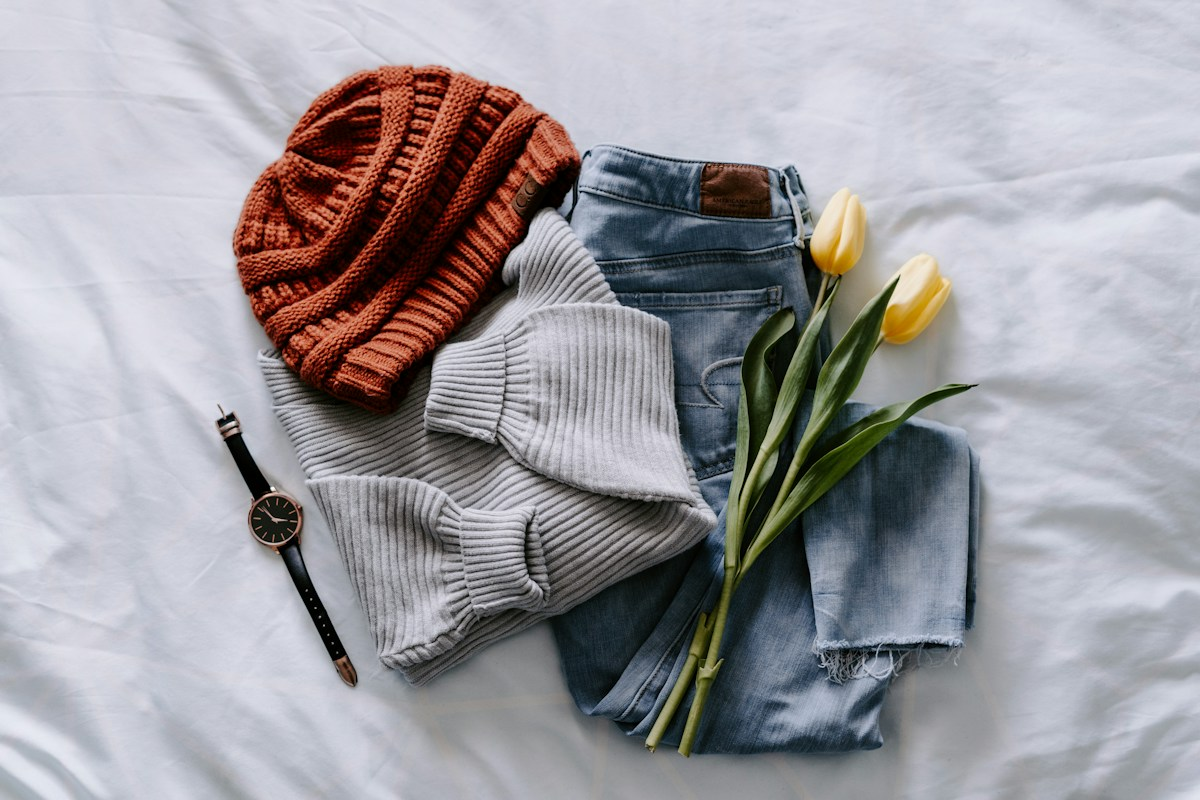
#> input picture assets/commodity_substrates/real_packshots/hoodie_blank_black_front_01.jpg, 1200 x 800 px
$ python -i compositor.py   (imports and definitions only)   (older library calls are emulated)
#> lines starting #> are read from the running program, lines starting #| are printed output that depends on the picture
"""物理仿真材质与仿射融合引擎 (Commodity Compositor Engine)。
核心能力：
1. 程序化合成多种商品材质底板 (纯棉布料、褶皱卫衣、马克杯曲面、牛皮纸盒)。
2. 基于透视单应性变换 (Homography) 与法线置换的 3D 贴附渲染。
3. 像素级 Alpha Mask 实时追踪：从形变后的可见区域计算精确 0~1000 相对 BBox，杜绝理论矩形偏差。
4. 物理融合 (材质乘算、边缘抗锯齿与织物微噪点)。
5. 对称管线处理：正样本、困难负样本与干净底图经历相同的传感器噪声与 JPEG 压缩，消除伪影捷径。
"""
import io
import math
import random
from typing import Dict, Any, Tuple, Optional, List
import numpy as np
import cv2
from PIL import Image, ImageFilter, ImageEnhance

from .coords import mask_to_rel_bbox_1000, to_rel_bbox_1000


class CommodityCompositor:
    """商品仿真合成器"""

    def __init__(self, width: int = 640, height: int = 480):
        self.width = width
        self.height = height

    # -------------------------------------------------------------------------
    # 1. 程序化商品底板合成 (Procedural Substrate Synthesis)
    # -------------------------------------------------------------------------
    # [56 lines left out: function generate_substrate, not called in this run]

    def load_real_packshot(self, packshot_path: str) -> Tuple[np.ndarray, np.ndarray]:
        """加载真实单反实拍商品底图，并提取局部归一化织物光影场 (lighting_map)。
        通过局部低频环境光除法，无论白 T 恤、麻灰 T 恤还是纯黑卫衣，均能精准提取真实褶皱明暗与织物纹理。
        """
        pil_bg = Image.open(packshot_path).convert("RGB")
#> pil_bg is the input picture: PIL image 1200x800 RGB; mean R, G, B 156.2, 153.6, 158.4
        if pil_bg.size != (self.width, self.height):
            pil_bg = pil_bg.resize((self.width, self.height), Image.Resampling.LANCZOS)
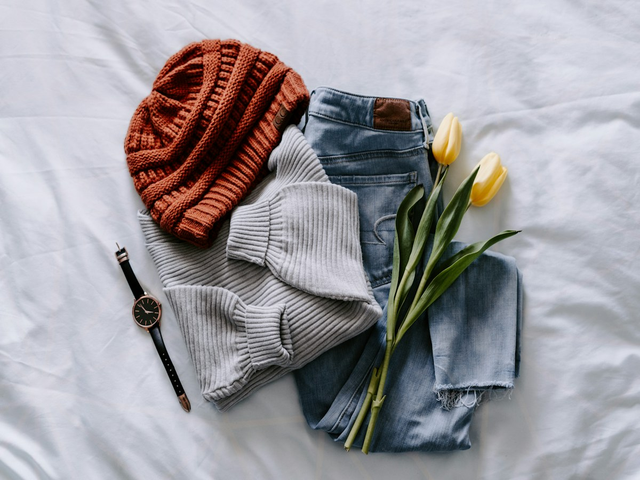
#> pil_bg: PIL image 640x480 RGB; mean R, G, B 156.2, 153.6, 158.5
        rgb = np.array(pil_bg, dtype=np.uint8)

        gray = cv2.cvtColor(rgb, cv2.COLOR_RGB2GRAY).astype(np.float32)
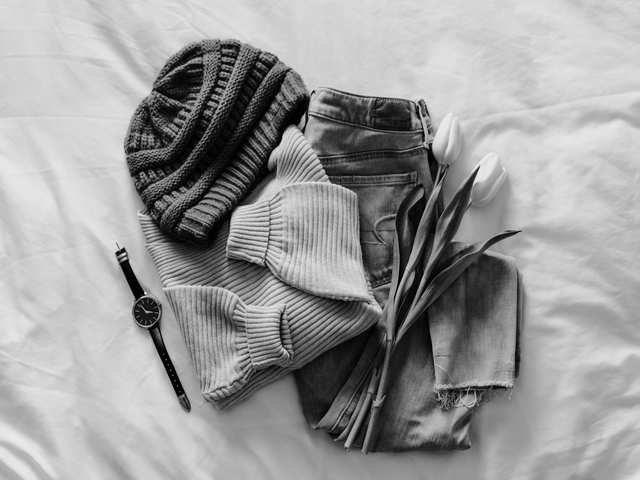
#> gray: shape (480, 640) float32; min 0, max 255, mean 154.9
        # 大尺度高斯平滑估计局部基础环境光，避免黑色衣物绝对亮度低导致印花全黑
        ambient = cv2.GaussianBlur(gray, (0, 0), sigmaX=45.0, sigmaY=45.0)
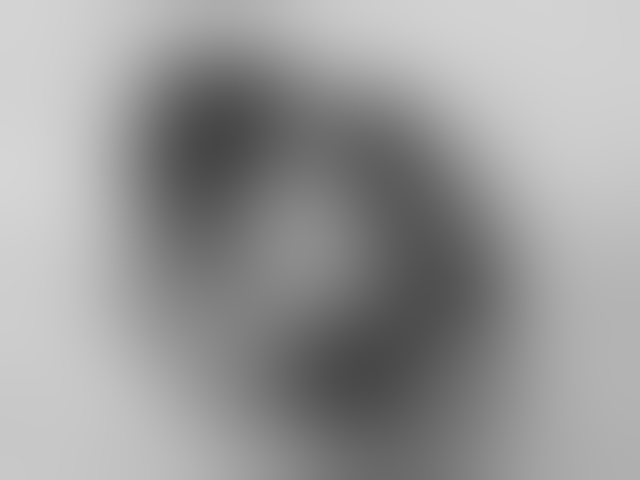
#> ambient: shape (480, 640) float32; min 70.68, max 213.4, mean 154.9
        lighting_map = (gray + 15.0) / (ambient + 15.0)
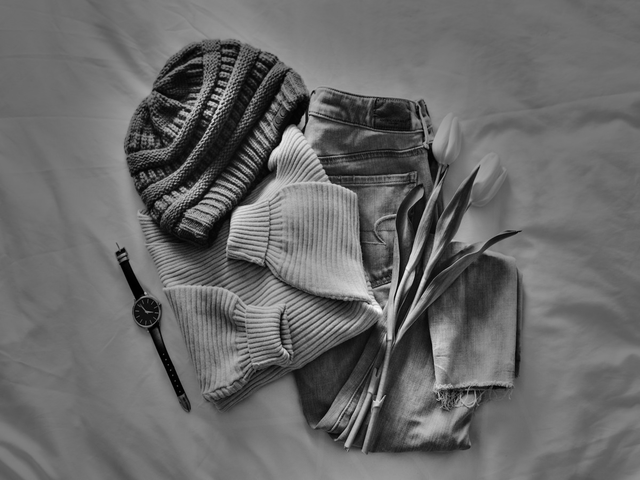
#> lighting_map: shape (480, 640) float32; min 0.0825, max 2.24, mean 0.978; drawn with min black and max white
        lighting_map = np.clip(lighting_map, 0.68, 1.22).astype(np.float32)
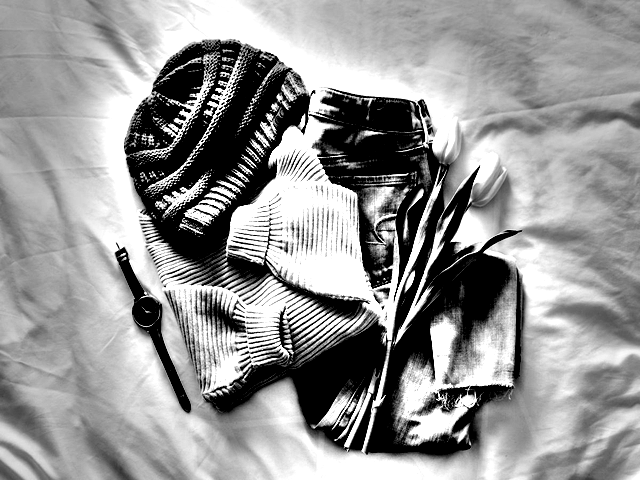
#> lighting_map: shape (480, 640) float32; min 0.68, max 1.22, mean 0.998; drawn with min black and max white
        return rgb, lighting_map

    # [196 lines left out: functions load_real_packshot_letterboxed, apply_homography_warp, apply_fold_displacement, blend_onto_substrate, apply_mild_degradation, apply_severe_degradation and 1 more, not called in this run]

>>> result = CommodityCompositor().load_real_packshot('../assets/commodity_substrates/real_packshots/hoodie_blank_black_front_01.jpg')

$ run again, on assets/commodity_substrates/real_packshots/mug_blank_white_ceramic_01.jpg
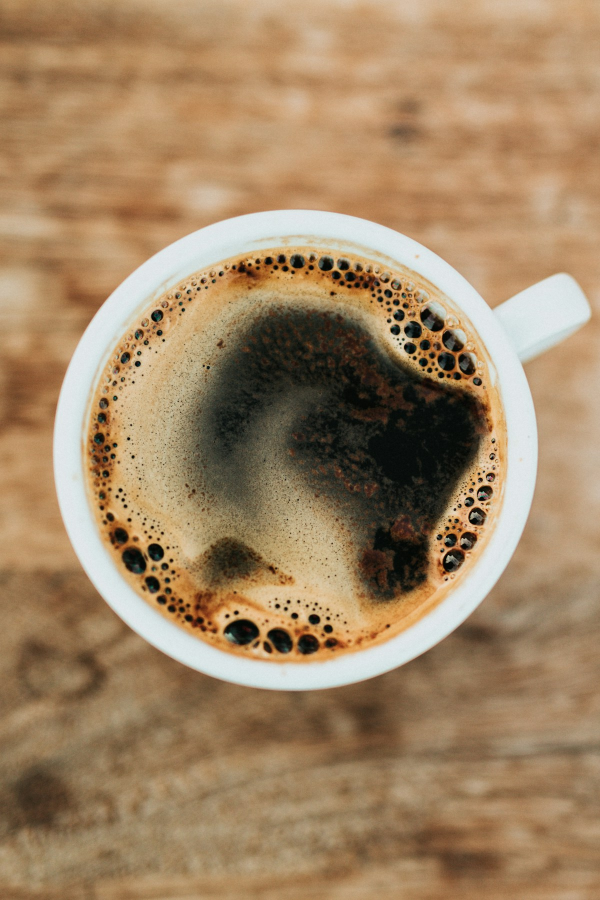
#> input picture assets/commodity_substrates/real_packshots/mug_blank_white_ceramic_01.jpg, 1200 x 1800 px (shown at 1/2 size)
#> in load_real_packshot, pil_bg is the input picture: PIL image 1200x1800 RGB; mean R, G, B 161.4, 133.6, 100.8
#> pil_bg: PIL image 640x480 RGB
#> in load_real_packshot, `ambient = cv2.GaussianBlur(gray, (0, 0), sigmaX=45.0, sigmaY=45.0)`:
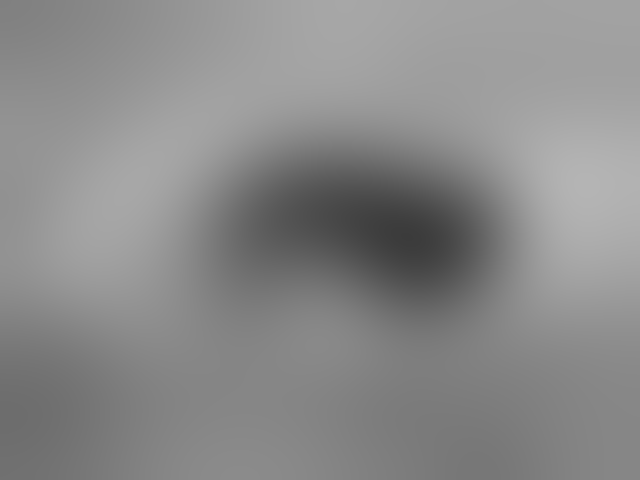
#> ambient: shape (480, 640) float32; min 59.79, max 180.5, mean 138.2
#> in load_real_packshot, `lighting_map = np.clip(lighting_map, 0.68, 1.22).astype(np.float32)`:
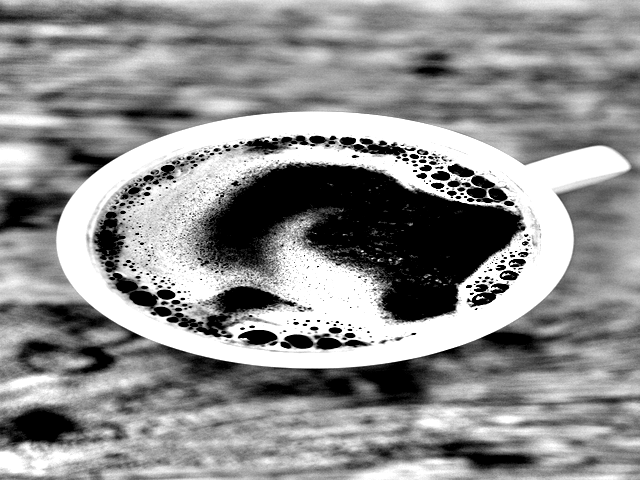
#> lighting_map: shape (480, 640) float32; min 0.68, max 1.22, mean 0.983; drawn with min black and max white

$ run again, on assets/commodity_substrates/real_packshots/tote_blank_black_cotton_01.jpg
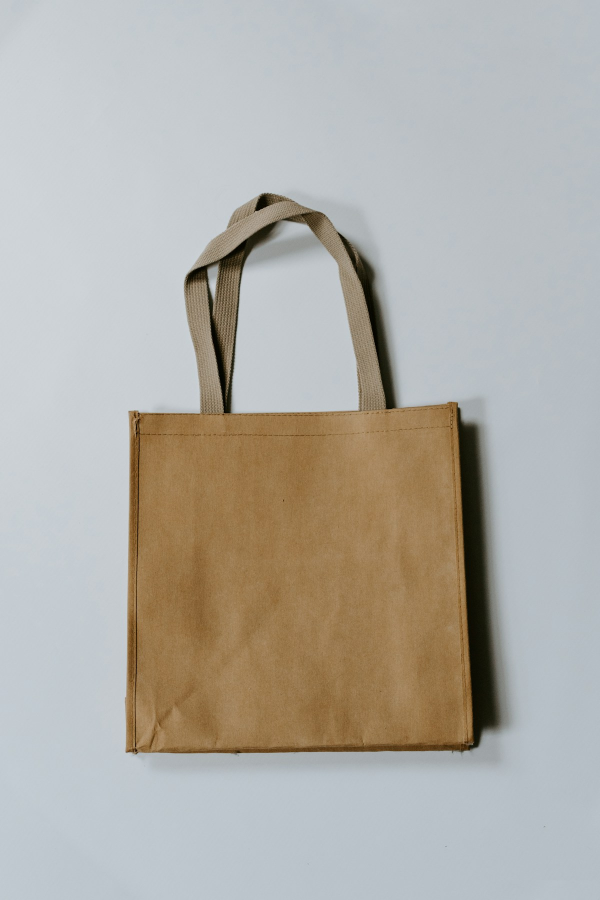
#> input picture assets/commodity_substrates/real_packshots/tote_blank_black_cotton_01.jpg, 1200 x 1800 px (shown at 1/2 size)
#> in load_real_packshot, pil_bg is the input picture: PIL image 1200x1800 RGB; mean R, G, B 177.4, 174.5, 168
#> pil_bg: PIL image 640x480 RGB
#> in load_real_packshot, `ambient = cv2.GaussianBlur(gray, (0, 0), sigmaX=45.0, sigmaY=45.0)`:
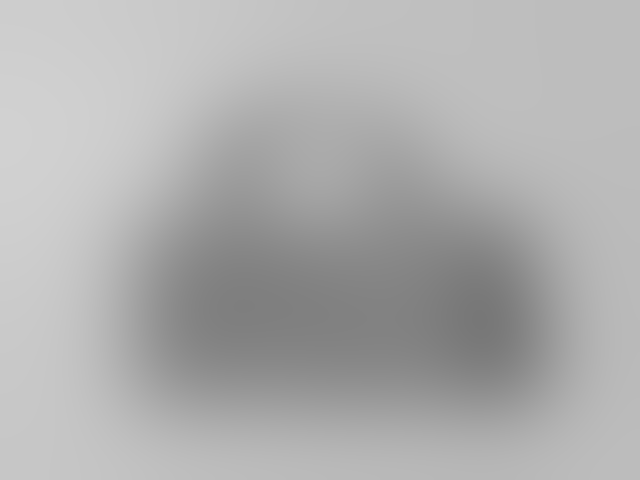
#> ambient: shape (480, 640) float32; min 119.6, max 209.3, mean 174.7
#> in load_real_packshot, `lighting_map = np.clip(lighting_map, 0.68, 1.22).astype(np.float32)`:
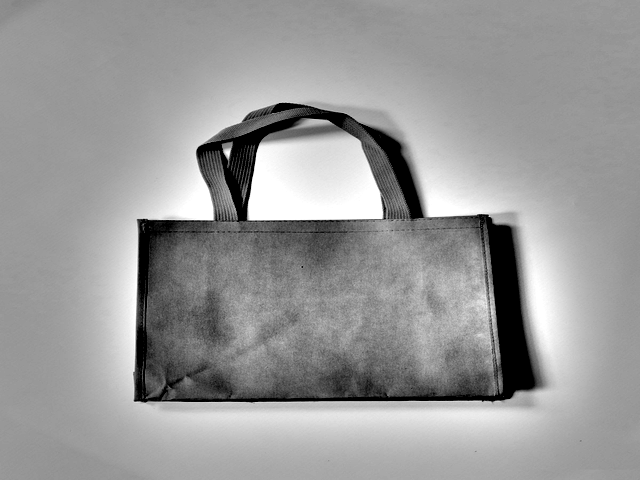
#> lighting_map: shape (480, 640) float32; min 0.68, max 1.22, mean 1; drawn with min black and max white
